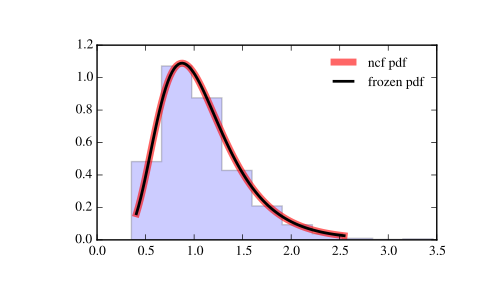

This chart was generated by the following Python code:
from scipy.stats import ncf
import matplotlib.pyplot as plt
fig, ax = plt.subplots(1, 1)

# Calculate a few first moments:

dfn, dfd, nc = 27, 27, 0.416
mean, var, skew, kurt = ncf.stats(dfn, dfd, nc, moments='mvsk')

# Display the probability density function (``pdf``):

x = np.linspace(ncf.ppf(0.01, dfn, dfd, nc),
                ncf.ppf(0.99, dfn, dfd, nc), 100)
ax.plot(x, ncf.pdf(x, dfn, dfd, nc),
       'r-', lw=5, alpha=0.6, label='ncf pdf')

# Alternatively, the distribution object can be called (as a function)
# to fix the shape, location and scale parameters. This returns a "frozen"
# RV object holding the given parameters fixed.

# Freeze the distribution and display the frozen ``pdf``:

rv = ncf(dfn, dfd, nc)
ax.plot(x, rv.pdf(x), 'k-', lw=2, label='frozen pdf')

# Check accuracy of ``cdf`` and ``ppf``:

vals = ncf.ppf([0.001, 0.5, 0.999], dfn, dfd, nc)
np.allclose([0.001, 0.5, 0.999], ncf.cdf(vals, dfn, dfd, nc))
# True

# Generate random numbers:

r = ncf.rvs(dfn, dfd, nc, size=1000)

# And compare the histogram:

ax.hist(r, normed=True, histtype='stepfilled', alpha=0.2)
ax.legend(loc='best', frameon=False)
plt.show()
